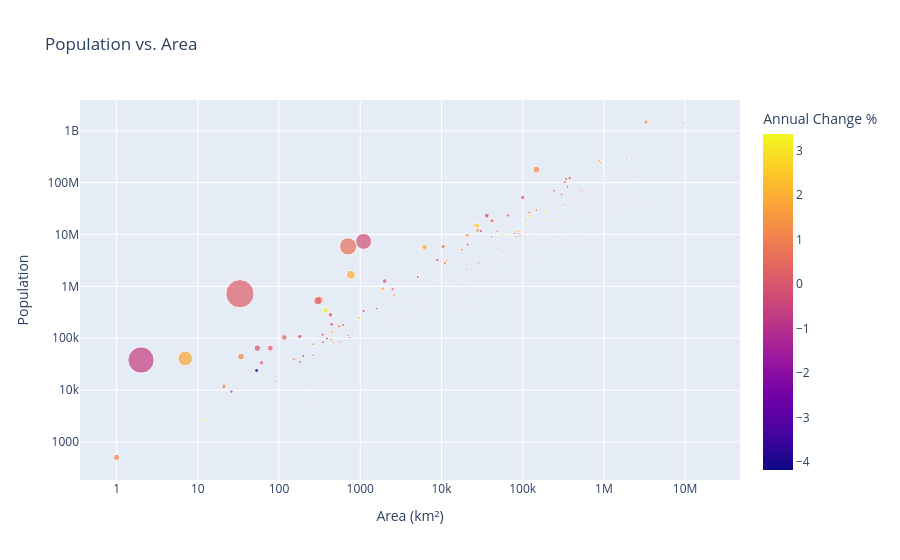

Notebook source saved alongside this figure:
### Code cell
fig = px.scatter(
    df, 
    x="Area (km²)", 
    y="Population",
    size="Density", 
    color="Annual Change %",
    hover_name="Country",
    log_x=True, 
    log_y=True,
    title="Population vs. Area"
)

fig.show()

### Figure 1 — Plotly figure (JSON) as saved in the notebook; plotly's stock layout.template omitted (floating-point values rounded to 4 significant figures; data arrays with more than 128 entries replaced by an {"elided": "..."} marker saying what was removed)
{"data": [{"hovertemplate": "<b>%{hovertext}</b><br><br>Area (km²)=%{x}<br>Population=%{y}<br>Density=%{marker.size}<br>Annual Change %=%{marker.color}<extra></extra>", "hovertext": {"elided": "235 str values"}, "legendgroup": "", "marker": {"color": {"elided": "235 float values"}, "coloraxis": "coloraxis", "size": {"elided": "235 float values"}, "sizemode": "area", "sizeref": 54.95, "symbol": "circle"}, "mode": "markers", "name": "", "orientation": "v", "showlegend": false, "type": "scatter", "x": {"elided": "235 float values"}, "xaxis": "x", "y": {"elided": "235 int values"}, "yaxis": "y"}], "layout": {"coloraxis": {"colorbar": {"title": {"text": "Annual Change %"}}, "colorscale": [[0, "#0d0887"], [0.1111, "#46039f"], [0.2222, "#7201a8"], [0.3333, "#9c179e"], [0.4444, "#bd3786"], [0.5556, "#d8576b"], [0.6667, "#ed7953"], [0.7778, "#fb9f3a"], [0.8889, "#fdca26"], [1, "#f0f921"]]}, "legend": {"itemsizing": "constant", "tracegroupgap": 0}, "title": {"text": "Population vs. Area"}, "xaxis": {"anchor": "y", "domain": [0, 1], "title": {"text": "Area (km²)"}, "type": "log"}, "yaxis": {"anchor": "x", "domain": [0, 1], "title": {"text": "Population"}, "type": "log"}}}
